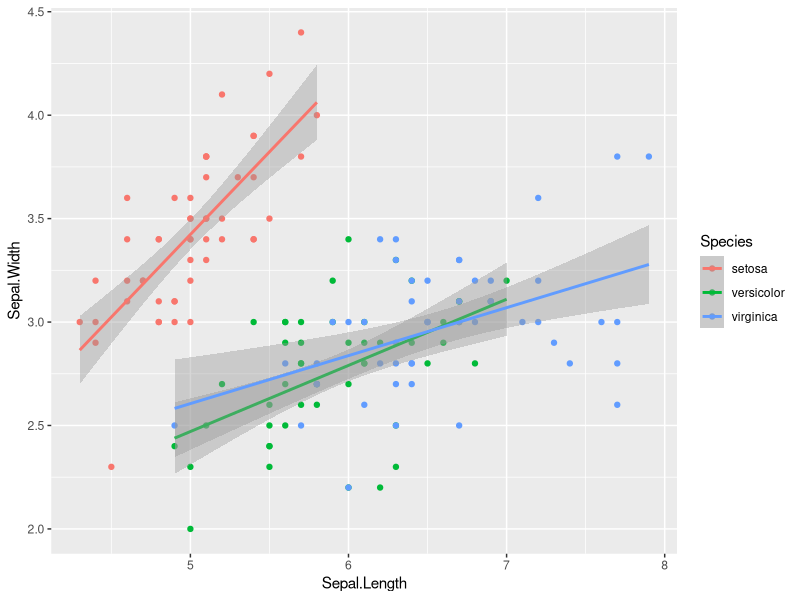
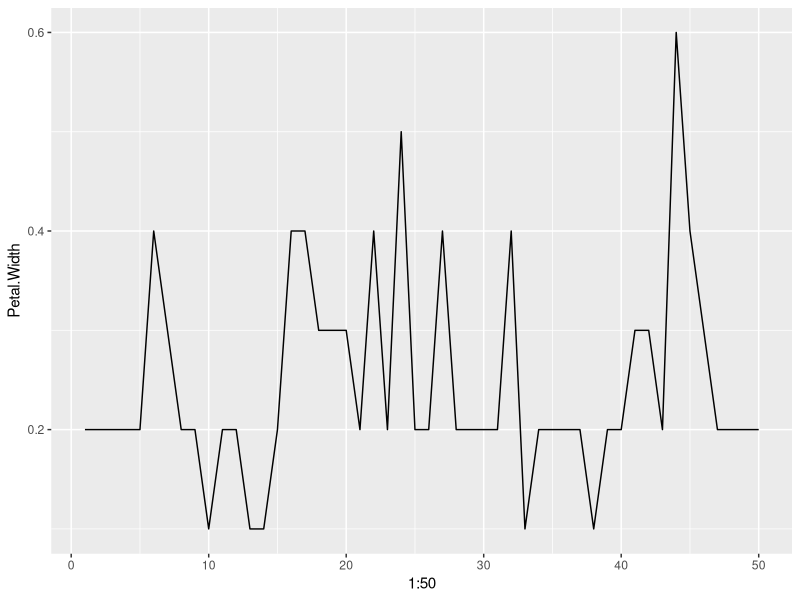
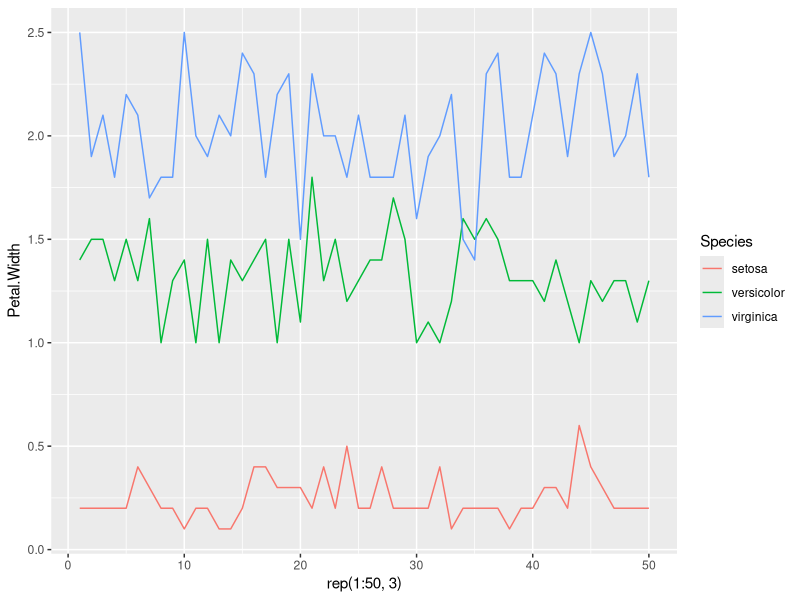
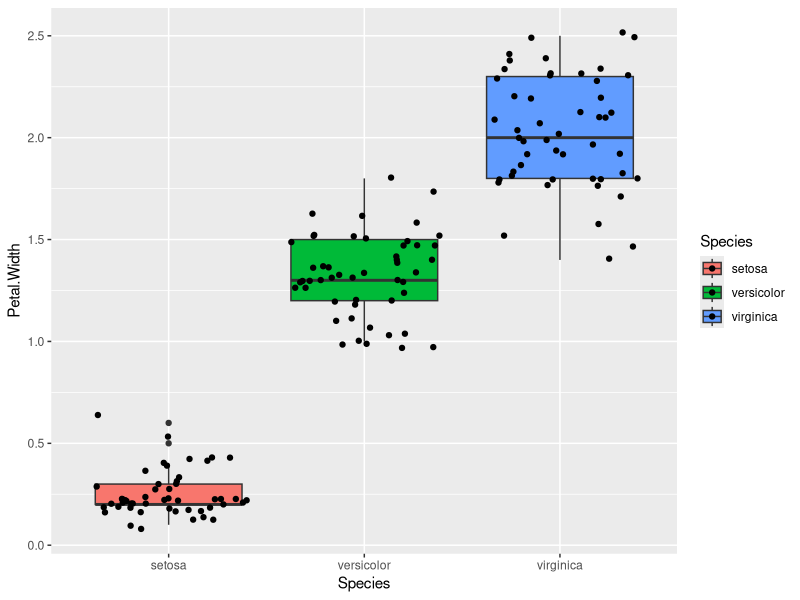

The R script that drew these images, in order:
# Gerometrías con ggplot2

# Plantilla básica para (casi) cualquier gráfico
#   ggplot(data = <DATA>,
#          mapping = aes(<MAPPINGS>)) +
#       <GEOM_FUNCTION<()

library(ggplot2)

data("iris")

# Ejemplo 1: Caso puntos y líneas
ggplot(data = iris,
       mapping = aes(x = Sepal.Length,
                     y = Sepal.Width,
                     color = Species)) +
  geom_point() +
  geom_smooth(method = 'lm')
  
# Ejemplo 2: Caso varías líneas
# una línea
ggplot(data = iris[iris$Species == 'setosa', ],
       mapping = aes(x = 1:50,
                     y = Petal.Width)) +
  geom_line()

# todas las líneas
ggplot(data = iris,
       mapping = aes(x = rep(1:50, 3),
                     y = Petal.Width,
                     color = Species)) +
  geom_line()

# Ejemplo 3: Caso boxplot y puntos
ggplot(data = iris,
       mapping = aes(x = Species,
                     y = Petal.Width,
                     fill = Species)) +
  geom_boxplot() + 
  geom_jitter()